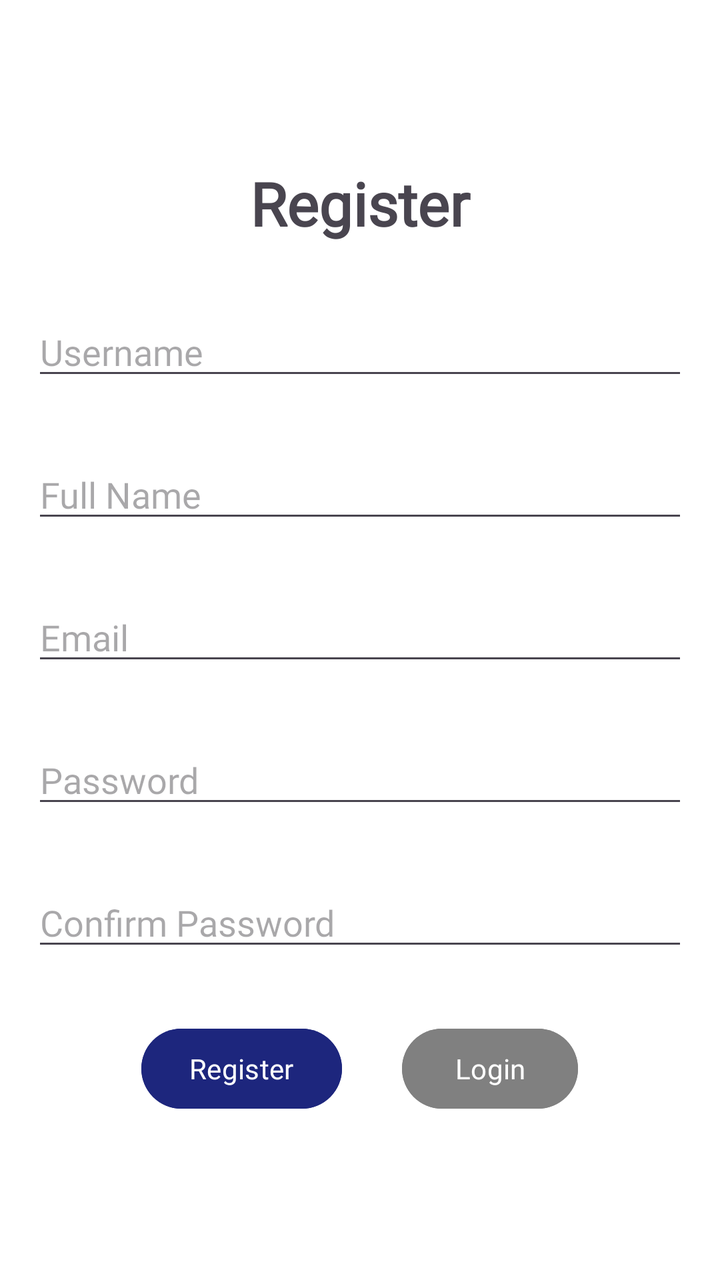
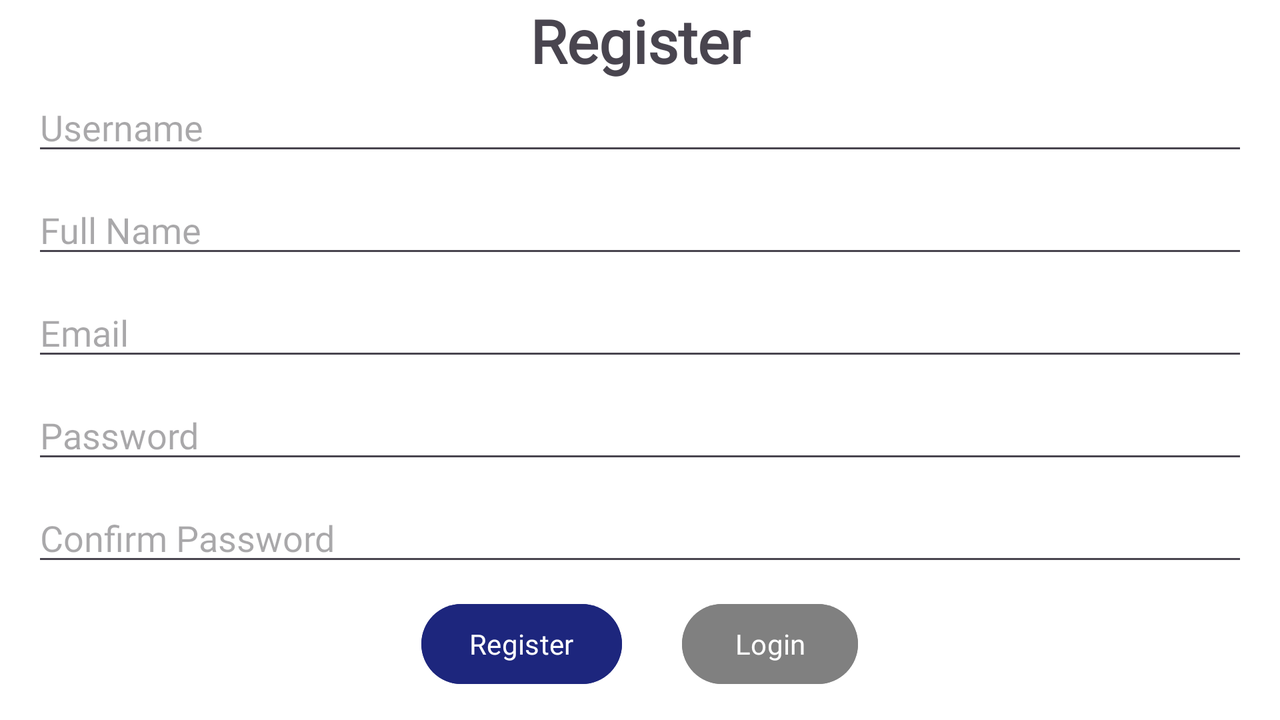

Compare how this app lays out the same screen by default and in its alternative resource folder. The renders come first, then the two layout files and the values they reference.
<!-- AndroidManifest.xml: application theme Theme.ScoreUp -->
<!-- res/layout/activity_register.xml -->
<?xml version="1.0" encoding="utf-8"?>
<LinearLayout xmlns:android="http://schemas.android.com/apk/res/android"
    xmlns:app="http://schemas.android.com/apk/res-auto"
    xmlns:tools="http://schemas.android.com/tools"
    android:layout_width="match_parent"
    android:layout_height="match_parent"
    android:background="@color/white"
    android:orientation="vertical"
    android:gravity="center"
    android:paddingHorizontal="16dp">



    <TextView
        android:id="@+id/textView4"
        android:layout_width="match_parent"
        android:layout_height="wrap_content"
        android:text="Register"
        android:fontFamily="@font/montserrat"
        android:textSize="30dp"
        android:gravity="center"
        android:textStyle="bold"/>

    <EditText
        android:id="@+id/txtUsername"
        android:layout_width="match_parent"
        android:fontFamily="@font/montserrat"

        android:layout_height="wrap_content"
        android:layout_marginTop="32dp"
        android:layout_marginBottom="30dp"
        android:hint="Username"
        />
    <EditText
        android:id="@+id/editTextFullName"
        android:layout_width="match_parent"
        android:fontFamily="@font/montserrat"
        android:layout_height="wrap_content"
        android:layout_marginBottom="30dp"
        android:hint="Full Name"
        />

    <EditText
        android:id="@+id/editTextEmail"
        android:layout_width="match_parent"
        android:layout_height="wrap_content"
        android:fontFamily="@font/montserrat"

        android:layout_below="@id/txtUsername"
        android:layout_marginBottom="30dp"
        android:hint="Email"
        android:inputType="textEmailAddress"
        />

    <EditText
        android:id="@+id/editTextPassword"
        android:layout_width="match_parent"
        android:layout_height="wrap_content"
        android:layout_below="@id/editTextEmail"
        android:fontFamily="@font/montserrat"

        android:layout_marginBottom="30dp"
        android:hint="Password"
        android:inputType="textPassword"
        />
    <EditText
        android:id="@+id/editTextConfirmPassword"
        android:layout_width="match_parent"
        android:layout_height="wrap_content"
        android:layout_below="@id/editTextEmail"
        android:fontFamily="@font/montserrat"
        android:layout_marginBottom="30dp"
        android:hint="Confirm Password"
        android:inputType="textPassword"
        />

    <LinearLayout
        android:layout_width="wrap_content"
        android:layout_height="wrap_content"
        android:orientation="horizontal"
        android:layout_gravity="center">

        <Button
            android:id="@+id/buttonRegister"
            android:layout_width="wrap_content"
            android:layout_height="wrap_content"
            android:fontFamily="@font/montserrat"
            android:backgroundTint="#1d267d"

            android:layout_below="@id/editTextPassword"
            android:text="Register" />

        <Button
            android:id="@+id/btnLoginReg"
            android:layout_width="wrap_content"
            android:backgroundTint="#808080"
            android:fontFamily="@font/montserrat"
            android:layout_height="wrap_content"
            android:layout_marginStart="30dp"
            android:text="Login" />
    </LinearLayout>

</LinearLayout>
<!-- resources referenced by this layout -->
<resources>
  <color name="white">#FFFFFFFF</color>
  <style name="Theme.ScoreUp" parent="Base.Theme.ScoreUp" />
  <style name="Base.Theme.ScoreUp" parent="Theme.Material3.DayNight.NoActionBar">
          
          
      </style>
</resources>
<!-- res/layout-land/activity_register.xml (the repository's variant of the layout above) -->
<!-- drawn on the phone turned sideways -->
<?xml version="1.0" encoding="utf-8"?>
<LinearLayout xmlns:android="http://schemas.android.com/apk/res/android"
    xmlns:app="http://schemas.android.com/apk/res-auto"
    xmlns:tools="http://schemas.android.com/tools"
    android:layout_width="match_parent"
    android:layout_height="match_parent"
    android:orientation="vertical"
    android:background="@color/white"
    android:layout_gravity="center"
    android:paddingHorizontal="16dp">


    <ScrollView
        android:layout_width="match_parent"
        android:layout_height="match_parent" >

        <LinearLayout
            android:layout_width="match_parent"
            android:layout_height="match_parent"
            android:orientation="vertical">

            <TextView
                android:id="@+id/textView4"
                android:layout_width="match_parent"
                android:layout_height="wrap_content"
                android:fontFamily="@font/montserrat"
                android:gravity="center"
                android:text="Register"
                android:textSize="30dp"
                android:textStyle="bold" />

            <EditText
                android:id="@+id/txtUsername"
                android:layout_width="match_parent"
                android:layout_height="wrap_content"
                android:layout_marginTop="1dp"
                android:layout_marginBottom="10dp"
                android:fontFamily="@font/montserrat"
                android:hint="Username" />

            <EditText
                android:id="@+id/editTextFullName"
                android:layout_width="match_parent"
                android:layout_height="wrap_content"
                android:layout_marginBottom="10dp"
                android:fontFamily="@font/montserrat"
                android:hint="Full Name" />

            <EditText
                android:id="@+id/editTextEmail"
                android:layout_width="match_parent"
                android:layout_height="wrap_content"
                android:layout_below="@id/txtUsername"

                android:layout_marginBottom="10dp"
                android:fontFamily="@font/montserrat"
                android:hint="Email"
                android:inputType="textEmailAddress" />

            <EditText
                android:id="@+id/editTextPassword"
                android:layout_width="match_parent"
                android:layout_height="wrap_content"
                android:layout_below="@id/editTextEmail"
                android:layout_marginBottom="10dp"

                android:fontFamily="@font/montserrat"
                android:hint="Password"
                android:inputType="textPassword" />

            <EditText
                android:id="@+id/editTextConfirmPassword"
                android:layout_width="match_parent"
                android:layout_height="wrap_content"
                android:layout_below="@id/editTextEmail"
                android:layout_marginBottom="10dp"
                android:fontFamily="@font/montserrat"
                android:hint="Confirm Password"
                android:inputType="textPassword" />

            <LinearLayout
                android:layout_width="wrap_content"
                android:layout_height="wrap_content"
                android:layout_gravity="center"
                android:orientation="horizontal">

                <Button
                    android:id="@+id/buttonRegister"
                    android:layout_width="wrap_content"
                    android:layout_height="wrap_content"
                    android:layout_below="@id/editTextPassword"
                    android:backgroundTint="#1d267d"

                    android:fontFamily="@font/montserrat"
                    android:text="Register" />

                <Button
                    android:id="@+id/btnLoginReg"
                    android:layout_width="wrap_content"
                    android:layout_height="wrap_content"
                    android:layout_marginStart="30dp"
                    android:backgroundTint="#808080"
                    android:fontFamily="@font/montserrat"
                    android:text="Login" />
            </LinearLayout>
        </LinearLayout>
    </ScrollView>

</LinearLayout>
